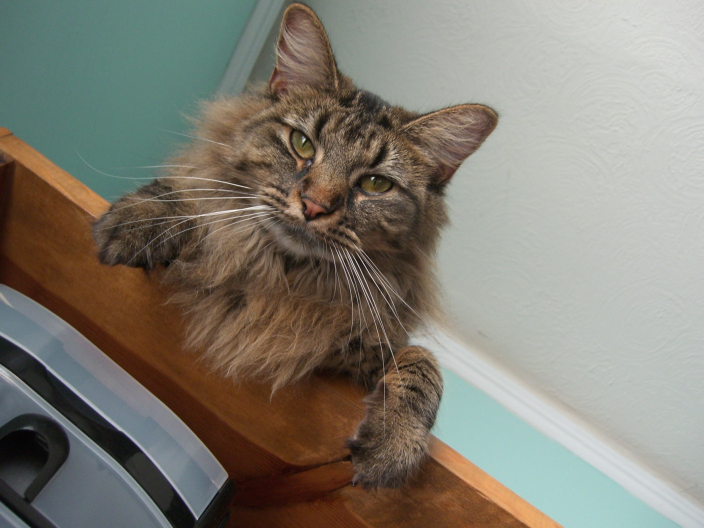
#> input picture project2/nutmeg.jpg, 1408 x 1056 px (shown at 1/2 size)
$ python make_hybrid2.py
#> lines starting #> are read from the running program, lines starting #| are printed output that depends on the picture
# make_hybrid_final.py
# Robust hybrid-image pipeline:
# - Similarity alignment from 2 correspondences (clicks)
# - Reflect-mode warp (no black triangles)
# - High-pass tapering using a smoothed mask (feathering)
# - RMS energy matching between bands
# - Optional auto-crop to common overlap
# - FFT views + Gaussian/Laplacian pyramids

import os
import numpy as np
import matplotlib.pyplot as plt
plt.rcParams['image.cmap'] = 'gray'   # <- makes ALL 2-D images render in gray

from scipy.ndimage import gaussian_filter
from skimage import transform as sktf
from skimage import img_as_float32

# -----------------------------
# I/O & small helpers
# -----------------------------
def read_rgb01(path):
#> called with path = './nutmeg.jpg'
    img = plt.imread(path)[..., :3]  # drop alpha if present
#> img is the input picture: shape (1056, 1408, 3); mean R, G, B 130, 125.9, 115.4
    if img.dtype == np.uint8:
        img = img.astype(np.float32) / 255.0
    else:
        img = img_as_float32(img)
    return img

def to_gray(img):
    if img.ndim == 2:
        return img
    r, g, b = img[..., 0], img[..., 1], img[..., 2]
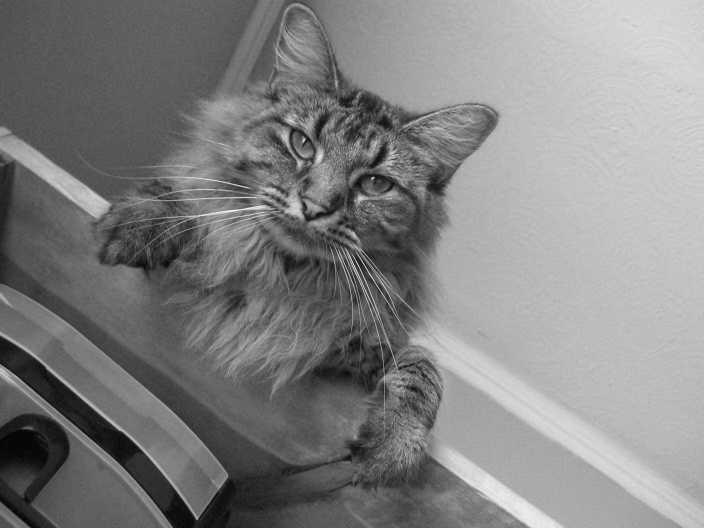
#> r: shape (1056, 1408) float32 (shown at 1/2 size); min 0.00392, max 1, mean 0.51
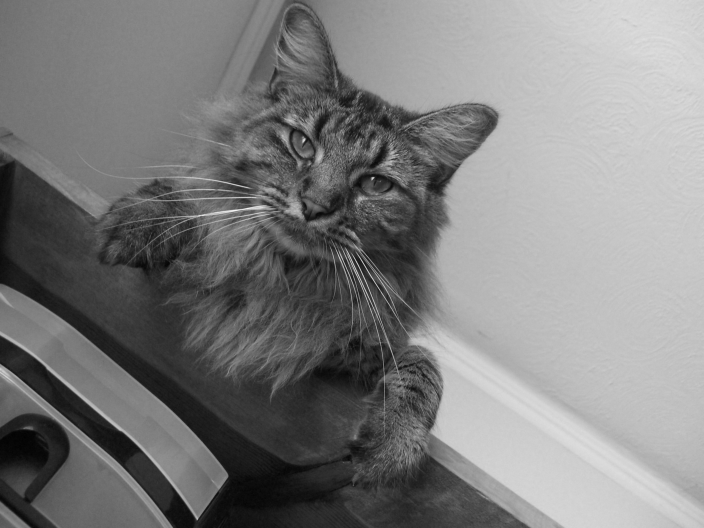
#> g: shape (1056, 1408) float32 (shown at 1/2 size); min 0.00392, max 0.988, mean 0.494
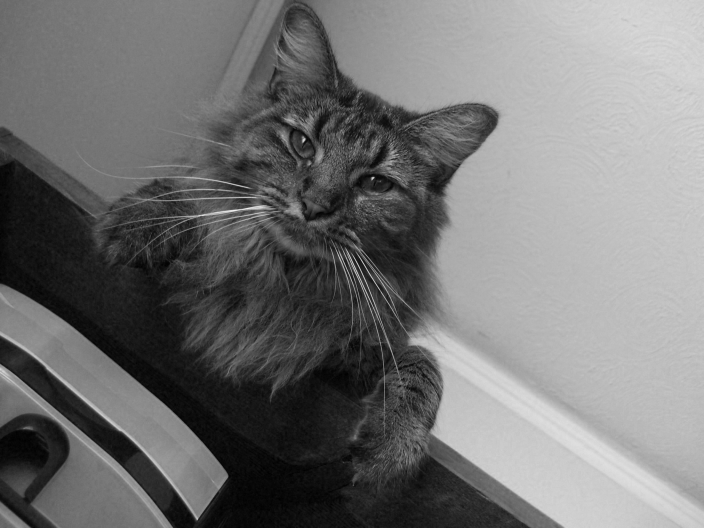
#> b: shape (1056, 1408) float32 (shown at 1/2 size); min 0, max 0.973, mean 0.453
    return 0.2989 * r + 0.5870 * g + 0.1140 * b  # standard luminance
#> call 2 of read_rgb01, with path = './DerekPicture.jpg'
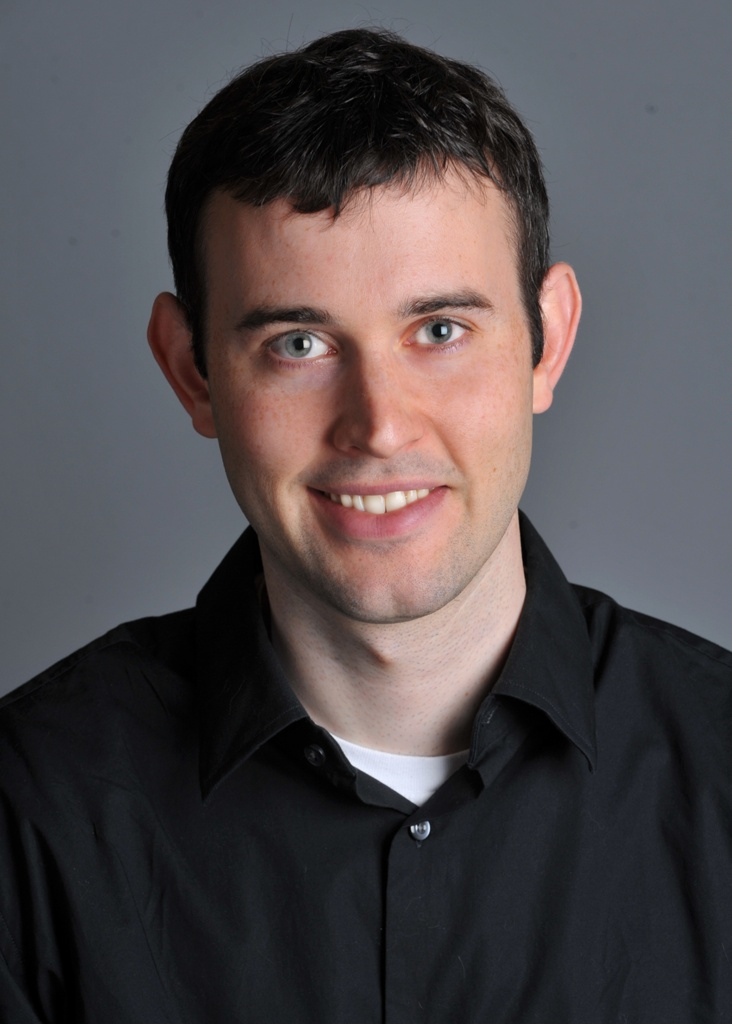
#> input picture project2/DerekPicture.jpg, 732 x 1024 px
#> in read_rgb01, img is the input picture: shape (1024, 732, 3); mean R, G, B 80.5, 74.5, 76.9
#> in to_gray (call 2), `r, g, b = img[..., 0], img[..., 1], img[..., 2]`:
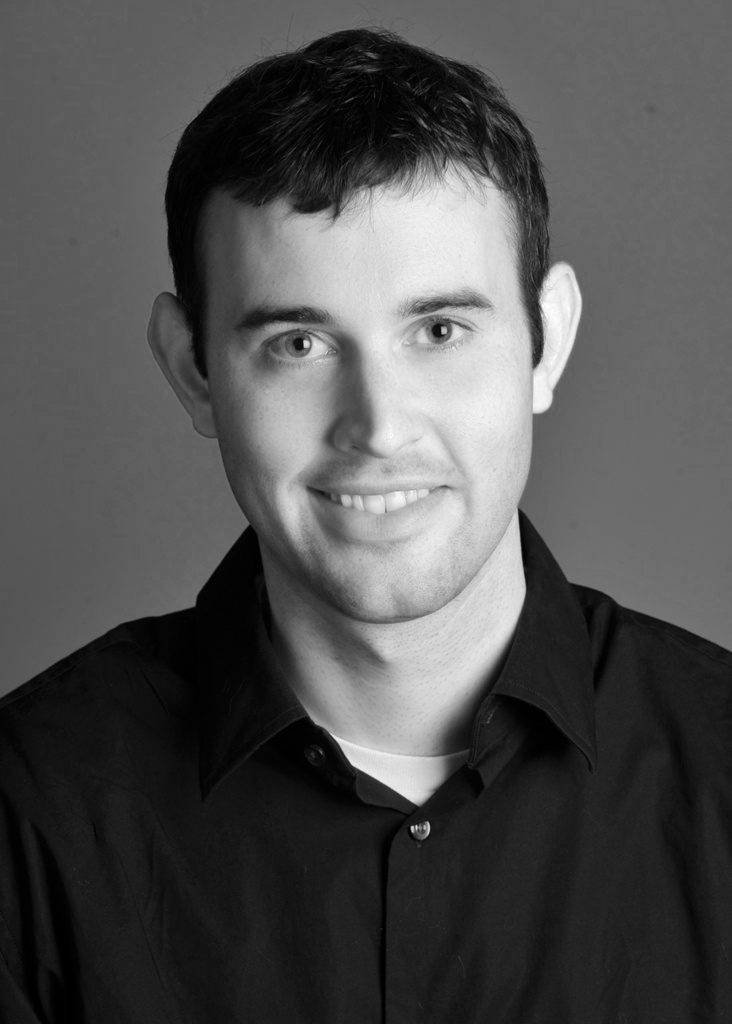
#> r: shape (1024, 732) float32; min 0, max 1, mean 0.316
#> in to_gray (call 2), `r, g, b = img[..., 0], img[..., 1], img[..., 2]`:
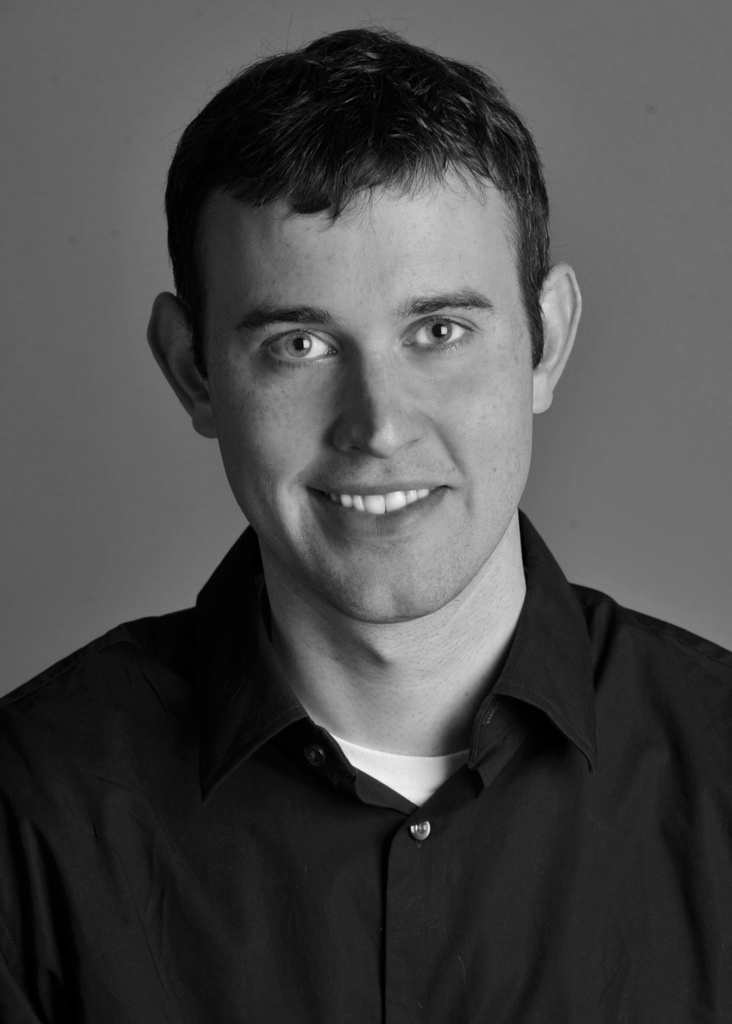
#> g: shape (1024, 732) float32; min 0, max 0.953, mean 0.292

# [11 lines left out: functions show_image, fft_log_mag, not called in this run]

def rms(x):
    return float(np.sqrt(np.mean(np.square(x))))

# -----------------------------
# Alignment from two points
# -----------------------------
def pick_two_points(img, title):
    plt.figure()
    if img.ndim == 2:
        plt.imshow(img, cmap='gray')   # <-- ensure gray in the picker window
    else:
        plt.imshow(img)
    plt.title(title + "\nLeft-click twice, then middle/right-click to confirm.")
#> (the run stopped early here; a loop or call above may not have finished)
